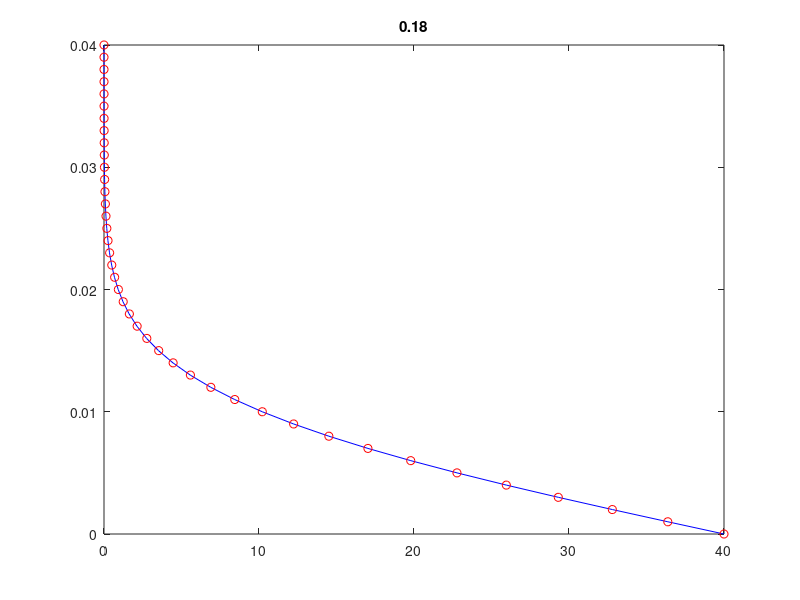

MATLAB code to generate this figure:
% one-dimensional unsteady diffusion by the FTCS and Crank-Nicolson schemes
%--------------------------------------------------------------------------
clear all;
close all;
clc;

% scheme=1 <===> FTCS Explicit
% scheme=2 <===> FTCS Implicit
% scheme=3 <===> Crank-Nicolson
scheme=3;

time=0.0;
timefinal=0.18;%1.04;
nu=0.000217;
Uo=40;

dt=0.002;
H=0.04;
dy=0.001;
Y=0:dy:H;
NY=length(Y);
BB=(nu*dt)/(dy^2);

% Numerical solution at n step
fo(1:NY)=0;
% Numerical solution at n+1
f=fo;
% Exact solution
fex(1:NY)=0;

figure(1);
axis([0 40 0 H])

if(scheme==1)
    disp('FTCS Explicit')
    %%% FTCS Explicit
    
    tic
    
    while(time<=timefinal)
        time=time+dt;
        plot(f,Y,'b',fex,Y,'or')
        title(time)
        pause(0.01)
        
        % Numerical solution
        f(1)=Uo;
        f(NY)=0;
        fo=f;
        
        for i=2:NY-1
            f(i)=fo(i)+BB*(fo(i+1)-2*fo(i)+fo(i-1));
        end
        
        % Exact Solution
        eta=Y./(2*sqrt(nu*time));
        eta1=H/(2*sqrt(nu*time));
        
        erfcsum=erfc(eta);
        
        for k=1:100
            erfcsum=erfcsum-erfc(2*k*eta1-eta)+erfc(2*k*eta1+eta);
        end
        
        fex=Uo.*erfcsum;
        
    end;
    toc
end

if (scheme==2)
    disp('FTCS Implicit')
    
    rhs(2:NY-1)=0;
    %%% FTCS Implicit
    
    tic
    
    %build the matrix
    AA(2:NY-1,2:NY-1)=0;
    AA(2,2)=2*BB+1;
    AA(2,3)=-BB;
    AA(NY-1,NY-1)=2*BB+1;
    AA(NY-1,NY-2)=-BB;
    
    for jj=3:NY-2
        AA(jj,jj)=2*BB+1;
        AA(jj,jj+1)=-BB;
        AA(jj,jj-1)=-BB;
    end
    
    while(time<=timefinal)
        time=time+dt;
        plot(fex,Y,'b',f,Y,'or')
        title(time)
        pause(0.01)
        
        % Numerical solution
        f(1)=Uo;
        f(NY)=0;
        fo=f;
        
        %build the matrix and rhs
        rhs(3:NY-2)=fo(3:NY-2);
        rhs(2)=fo(2)+BB*fo(1);
        rhs(NY-1)=fo(NY-1)+BB*fo(NY);
        
        % Solve system of linear equations using matlab intrincics
        
        f(2:NY-1)=AA(2:NY-1,2:NY-1)\rhs(2:NY-1)';
        
        % Exact Solution
        eta=Y./(2*sqrt(nu*time));
        eta1=H/(2*sqrt(nu*time));
        
        erfcsum=erfc(eta);
        
        for k=1:100
            erfcsum=erfcsum-erfc(2*k*eta1-eta)+erfc(2*k*eta1+eta);
        end
        
        fex=Uo.*erfcsum;
        
    end;
    toc
end


if (scheme==3)
    disp('Crank-Nicolson')
    
    rhs(2:NY-1)=0;
    %%% Crank-Nicolson
    
    tic
    
    %build the matrix
    AA(2:NY-1,2:NY-1)=0;
    AA(2,2)=BB+1;
    AA(2,3)=-0.5*BB;
    AA(NY-1,NY-1)=BB+1;
    AA(NY-1,NY-2)=-0.5*BB;
    
    for jj=3:NY-2
        AA(jj,jj)=BB+1;
        AA(jj,jj+1)=-0.5*BB;
        AA(jj,jj-1)=-0.5*BB;
    end
    
    while(time<=timefinal)
        time=time+dt;
        plot(fex,Y,'b',f,Y,'or')
        title(time)
        pause(0.01)
        
        % Numerical solution
        f(1)=Uo;
        f(NY)=0;
        fo=f;
        
        % build the rhs
        for i=3:NY-2
            rhs(i)=fo(i)+0.5*BB*(fo(i+1)-2*fo(i)+fo(i-1));
        end
        
        rhs(2)=BB*fo(1)+(1.0-BB)*fo(2)+0.5*BB*fo(3);
        rhs(NY-1)=BB*fo(NY)+(1.0-BB)*fo(NY-1)+0.5*BB*fo(NY-2);
        
        % Solve system of linear equations using matlab intrincics
        f(2:NY-1)=AA(2:NY-1,2:NY-1)\rhs(2:NY-1)';
        
        % Exact Solution
        eta=Y./(2*sqrt(nu*time));
        eta1=H/(2*sqrt(nu*time));
        
        erfcsum=erfc(eta);
        
        for k=1:100
            erfcsum=erfcsum-erfc(2*k*eta1-eta)+erfc(2*k*eta1+eta);
        end
        
        fex=Uo.*erfcsum;
        
    end;
    toc
end








